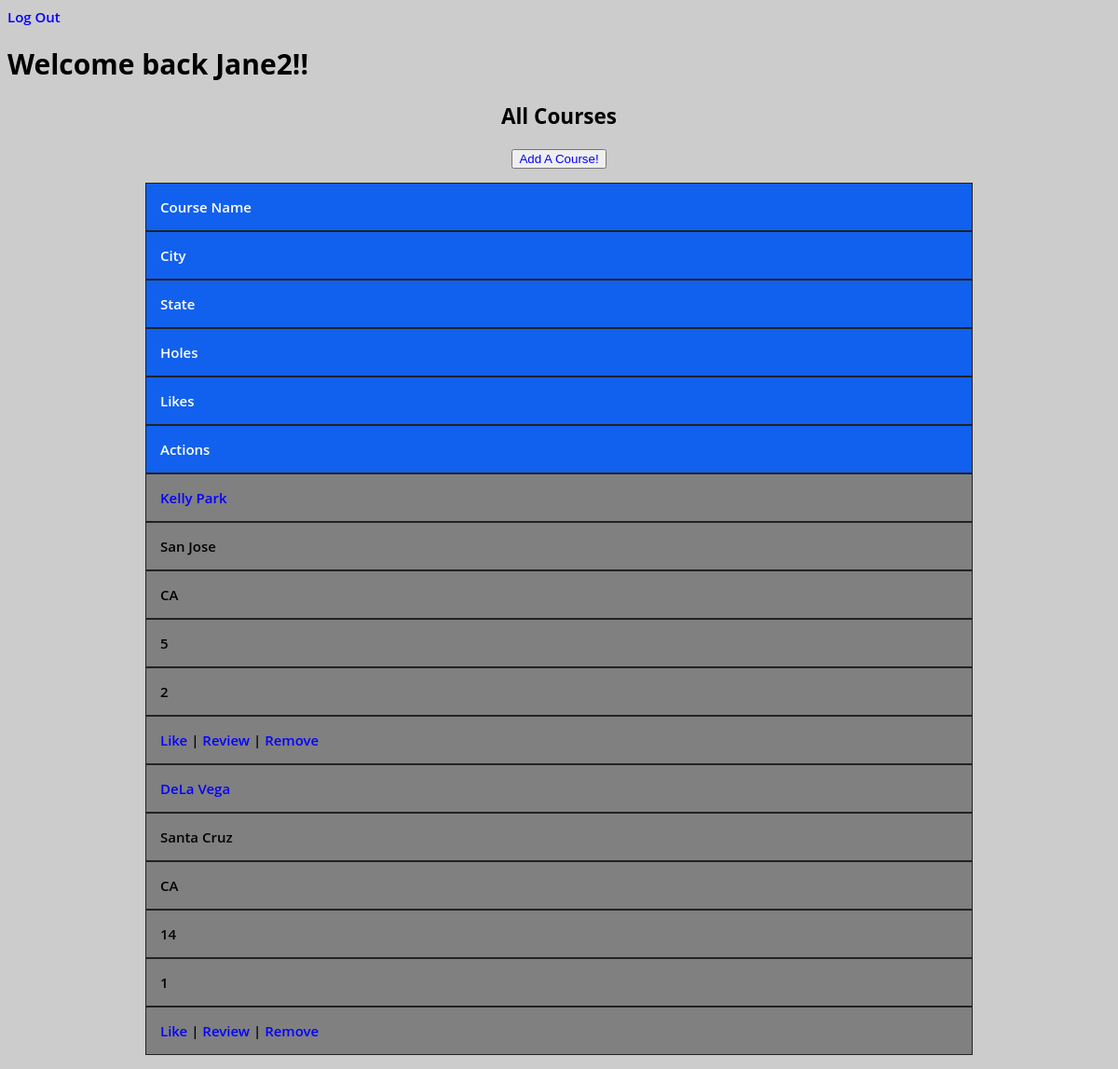
The app's page /dashboard (signed in) with its own data.
### main/models.py (models this page shows)
class User(models.Model):
    fname = models.CharField(max_length=656)
    lname = models.CharField(max_length=656)
    email = models.CharField(max_length=656)
    password = models.CharField(max_length=656)
    create_at = models.DateTimeField(auto_now_add=True)
    updated_at = models.DateTimeField(auto_now=True)
    objects = UserManager()

class Course(models.Model):
    name = models.CharField(max_length=255)
    city = models.CharField(max_length=255)
    state = models.CharField(max_length=255)
    number_of_holes = models.IntegerField()
    par = models.IntegerField()
    liked_by = models.ManyToManyField(User, related_name="liked_courses")
    create_at = models.DateTimeField(auto_now_add=True)
    updated_at = models.DateTimeField(auto_now=True)
    objects = CourseManager()

### main/views.py (the view)
# urls.py: path('dashboard', views.dashboard),
def dashboard(request):
    context = {
        'user': User.objects.get(id=request.session['user_id']),
        'courses': Course.objects.all()
    }
    return render(request,"dashboard.html", context)

### main/templates/dashboard.html (shortened to what this page needs)
<!DOCTYPE html>
<html lang="en">
<head>
    {% load static %}
    <link rel="stylesheet" type="text/css" href="{% static '/dashboard.css' %}">
</head>
<body class="background">
    <a href="/logout">Log Out</a>
    <h1>Welcome back {{user.fname}}!! </h1>
    <section>
        <header><h1>All Courses</h1>
        <div class="yes"> <button class="button"><a href="/create_course">Add A Course!</a></button></div>
        </header>
        <div class="container">
            <div class="row header">
            <div class="cell header">Course Name</div>
            <div class="cell header">City</div>
            <div class="cell header">State</div>
            <div class="cell header">Holes</div>
            <div class="cell header">Likes</div>
            <div class="cell header">Actions</div>
            </div>
            {% for course in courses %}
            <div class="row">
            <div class="cell" title="Name"><span><a href="course/{{course.id}}">{{course.name}}</a></span></div>
            <div class="cell" title="City"><span>{{course.city}}</span></div>
            <div class="cell" title="State"><span>{{course.state}}</span></div>
            <div class="cell" title="Holes"><span>{{course.number_of_holes}}</span></div>
            <div class="cell" title="Like"><span>{{course.liked_by.all|length}}</span></div>
            <div class="cell" title="Par"><span><a href="/like/{{course.id}}">Like</a></span> | <a href="review/{{course.id}}">Review</a> | <a href="delete_course/{{course.id}}">Remove</a></div>
            </div>
            {% endfor %}
    </section>
</body>
</html>

### main/static/dashboard.css (style rules this page uses)
body { font:600 15px 'Open Sans',sans-serif; }
body { background-color: #cccccc; background-size: cover; background-repeat: no-repeat; background-position: center center; }
.container { -webkit-box-sizing: border-box; -moz-box-sizing: border-box; box-sizing: border-box; }
a { color: rgb(4, 0, 255); word-wrap: break-word; text-decoration: none; }
header, footer { text-align: center; }
.container { width: 75%; margin: 1em auto; }
.cell { overflow: hidden; }
.container .row .cell.header { color: #FFF; background-color: #1161ee; }
.row { background: gray; }
.row .cell { padding: 1em; border: 1px solid #222; }

### records on screen
User: fname "Jane2"
Course: name "Kelly Park", city "San Jose", state "CA", number_of_holes "5", liked_by.all|length "2"
Course: name "DeLa Vega", city "Santa Cruz", state "CA", number_of_holes "14", liked_by.all|length "1"
